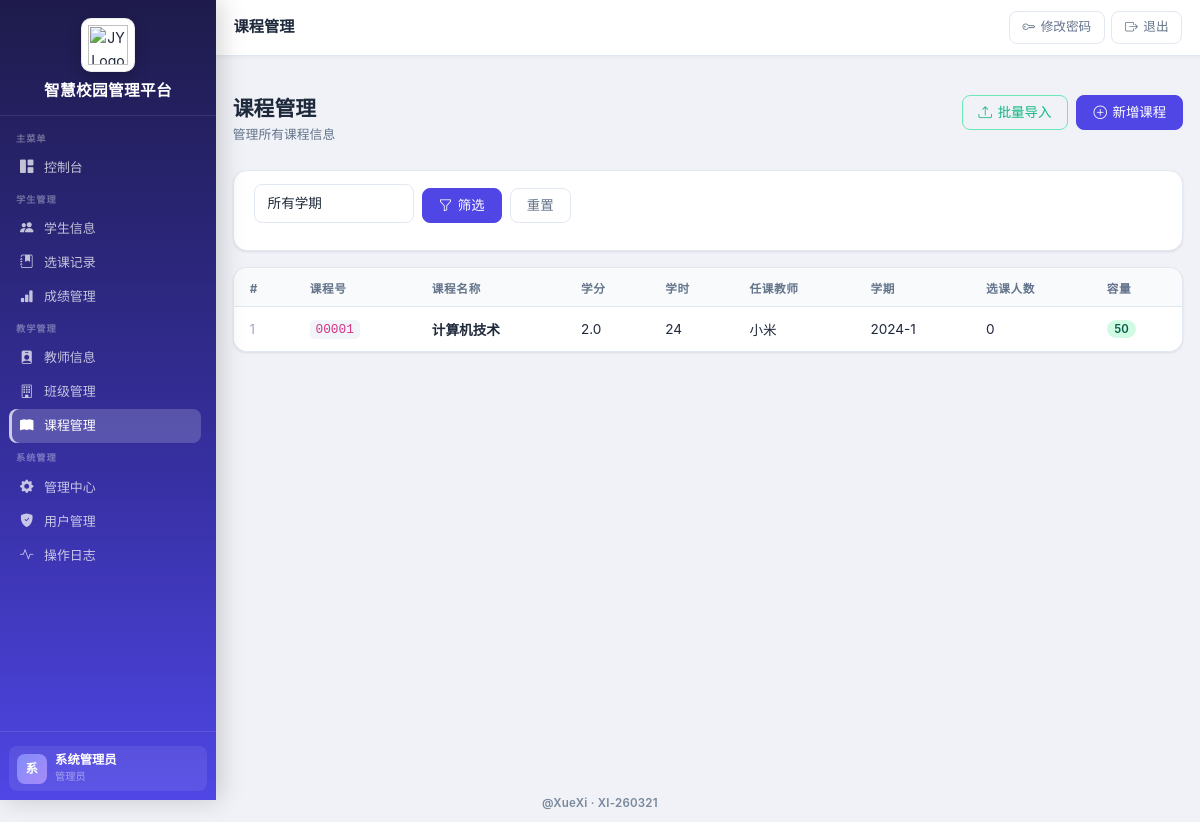
The page /courses (signed in) on the database as committed earlier.
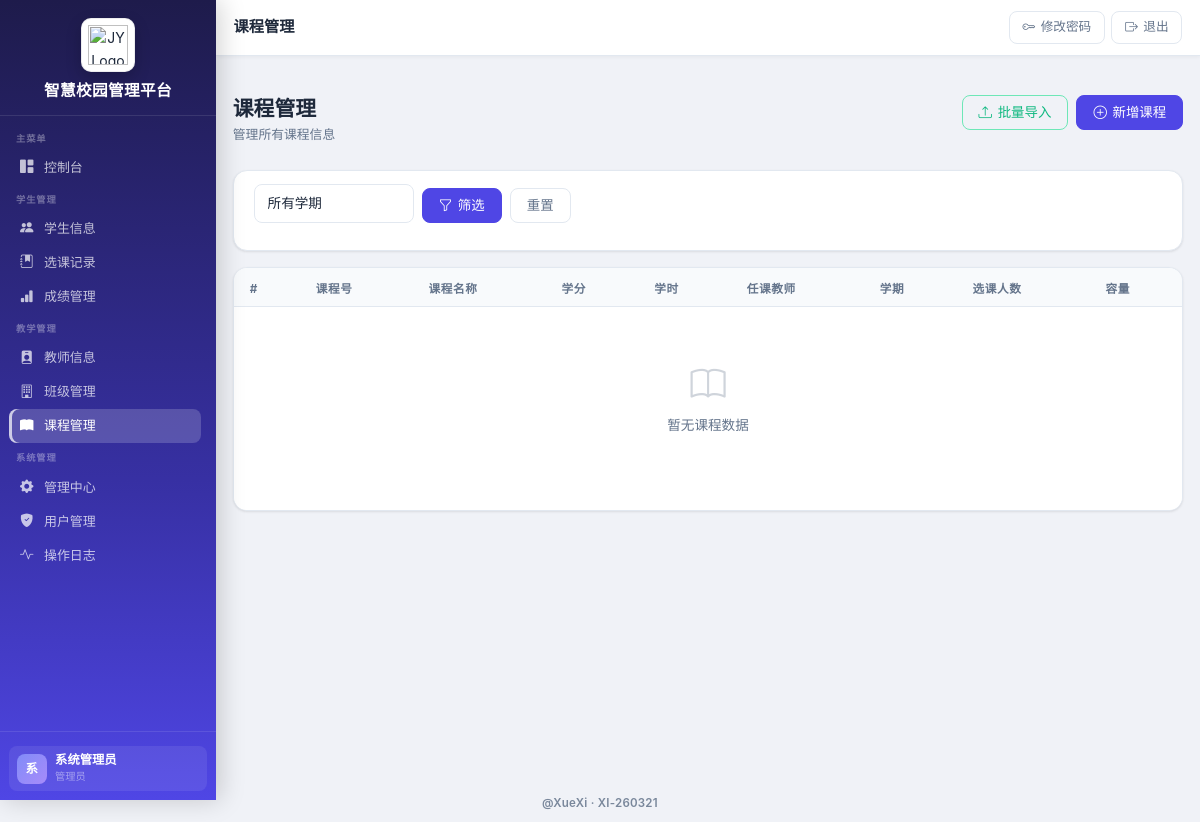
The same page on the database as committed later.
### app.py (models this page shows)
class Course(db.Model):
    __tablename__ = "courses"
    id = db.Column(db.Integer, primary_key=True)
    course_no = db.Column(db.String(50), unique=True, nullable=False)
    course_name = db.Column(db.String(100), nullable=False)
    credits = db.Column(db.Float)  # 学分
    hours = db.Column(db.Integer)  # 学时
    teacher_id = db.Column(db.Integer, db.ForeignKey("teachers.id"))
    max_capacity = db.Column(db.Integer, default=50)
    semester = db.Column(db.String(20))  # 学期 如 2024-1
    status = db.Column(db.String(20), default="open")  # open, closed
    created_at = db.Column(db.DateTime, default=datetime.utcnow)
    updated_at = db.Column(db.DateTime, default=datetime.utcnow, onupdate=datetime.utcnow)
    enrollments = db.relationship("Enrollment", backref="course", lazy=True)
    co_teachers = db.relationship("Teacher", secondary=course_teacher_links, back_populates="co_courses")

class Teacher(db.Model):
    __tablename__ = "teachers"
    id = db.Column(db.Integer, primary_key=True)
    user_id = db.Column(db.Integer, db.ForeignKey("users.id"), unique=True)
    teacher_no = db.Column(db.String(50), unique=True, nullable=False)
    name = db.Column(db.String(100), nullable=False)
    gender = db.Column(db.String(10))
    department = db.Column(db.String(100))
    phone = db.Column(db.String(20))
    email = db.Column(db.String(100))
    qualification = db.Column(db.String(100))  # 学位
    hire_date = db.Column(db.Date)
    created_at = db.Column(db.DateTime, default=datetime.utcnow)
    updated_at = db.Column(db.DateTime, default=datetime.utcnow, onupdate=datetime.utcnow)
    user = db.relationship("User", backref="teacher_profile")
    courses = db.relationship("Course", backref="teacher", lazy=True)
    co_courses = db.relationship("Course", secondary=course_teacher_links, back_populates="co_teachers")

### app.py (the view)
@app.route("/courses")
@login_required
def list_courses():
    semester = request.args.get("semester", "").strip()
    status = request.args.get("status", "").strip()
    q = Course.query
    if session.get("role") == "teacher":
        teacher_course_ids = _teacher_course_ids(session["user_id"])
        if teacher_course_ids:
            q = q.filter(Course.id.in_(teacher_course_ids))
        else:
            q = q.filter(Course.id == -1)
    if semester:
        q = q.filter(Course.semester == semester)
    if status:
        q = q.filter(Course.status == status)
    courses = q.order_by(Course.id.desc()).all()
    semesters = db.session.query(Course.semester).distinct().all()
    return render_template(
        "courses/list.html",
        courses=courses,
        semesters=[s[0] for s in semesters if s[0]],
        semester=semester,
        status=status
    )

### app.py (called while the page is built)
def login_required(f):
    @wraps(f)
    def decorated_function(*args, **kwargs):
        if "user_id" not in session:
            flash("请先登录", "warning")
            return redirect(url_for("login"))
        return f(*args, **kwargs)
    return decorated_function

@app.context_processor
def inject_role_flags():
    role = session.get("role")
    user_id = session.get("user_id")
    return {
        "is_counselor": role == "teacher" and _is_counselor(user_id)
    }

### templates/courses/list.html (shortened to what this page needs)
﻿{% extends "base.html" %}
{% block page_title %}{% if session.role == 'student' %}课程选择{% else %}课程管理{% endif %}{% endblock %}
{% block content %}
<div class="page-header">
  <div>
    <h1 class="page-title">{% if session.role == 'student' %}课程选择{% else %}课程管理{% endif %}</h1>
    <p class="page-subtitle">{% if session.role == 'student' %}在这里浏览开课信息并直接提交选课{% else %}管理所有课程信息{% endif %}</p>
  </div>
  {% if session.role == 'admin' %}
  <div class="d-flex gap-2">
    <button class="btn btn-outline-success" data-bs-toggle="modal" data-bs-target="#importCourseModal">
      <i class="bi bi-upload"></i> 批量导入
    </button>
    <a href="{{ url_for('add_course') }}" class="btn btn-primary">
      <i class="bi bi-plus-circle"></i> 新增课程
    </a>
  </div>
  {% endif %}
</div>
<div class="card mb-3">
  <div class="card-body" style="padding:.85rem 1.25rem">
    <form method="get" class="search-bar">
      <select class="form-select" name="semester" style="width:160px;flex-shrink:0">
        <option value="">所有学期</option>
      </select>
      <button class="btn btn-primary" type="submit"><i class="bi bi-funnel"></i> 筛选</button>
      <a href="{{ url_for('list_courses') }}" class="btn btn-outline-secondary">重置</a>
    </form>
  </div>
</div>
<div class="table-card">
  <div class="table-responsive">
    <table class="table">
      <thead>
        <tr>
          <th>#</th>
          <th>课程号</th>
          <th>课程名称</th>
          <th>学分</th>
          <th>学时</th>
          <th>任课教师</th>
          <th>学期</th>
          <th>选课人数</th>
          <th>容量</th>
        </tr>
      </thead>
      <tbody>
        {% if courses %}
        {% for course in courses %}
        <tr>
          <td style="color:#94a3b8;font-size:.78rem">{{ loop.index }}</td>
          <td><code style="background:#f1f5f9;padding:.15em .45em;border-radius:.3rem;font-size:.8rem">{{ course.course_no }}</code></td>
          <td class="fw-semibold">{{ course.course_name }}</td>
          <td>{{ course.credits or '' }}</td>
          <td>{{ course.hours or '' }}</td>
          <td>
            {% if course.teacher %}
              {{ course.teacher.name }}
            {% endif %}
          </td>
          <td>{{ course.semester or '' }}</td>
          {% set enrolled = course.enrollments | selectattr('status', 'equalto', 'enrolled') | list | length %}
          <td>{{ enrolled }}</td>
          <td>
            {% set cap = course.max_capacity %}
            {% if enrolled >= cap %}
            <span class="badge badge-danger">{{ cap }} 已满</span>
            {% else %}
            <span class="badge badge-success">{{ cap }}</span>
            {% endif %}
          </td>
        </tr>
        {% endfor %}
        {% else %}
        <tr>
          <td colspan="10">
            <div class="no-data">
              <i class="bi bi-book"></i>
              <p>暂无课程数据</p>
            </div>
          </td>
        </tr>
        {% endif %}
      </tbody>
    </table>
  </div>
</div>
{% endblock %}

Rows that differ between the two databases and show on the page:
removed Course: course_no "00001", course_name "计算机技术", credits "2.0", hours "24", teacher.name "小米", semester "2024-1", enrolled "0", max_capacity "50"
Other text that changed with them:
text now shown: "暂无课程数据"
